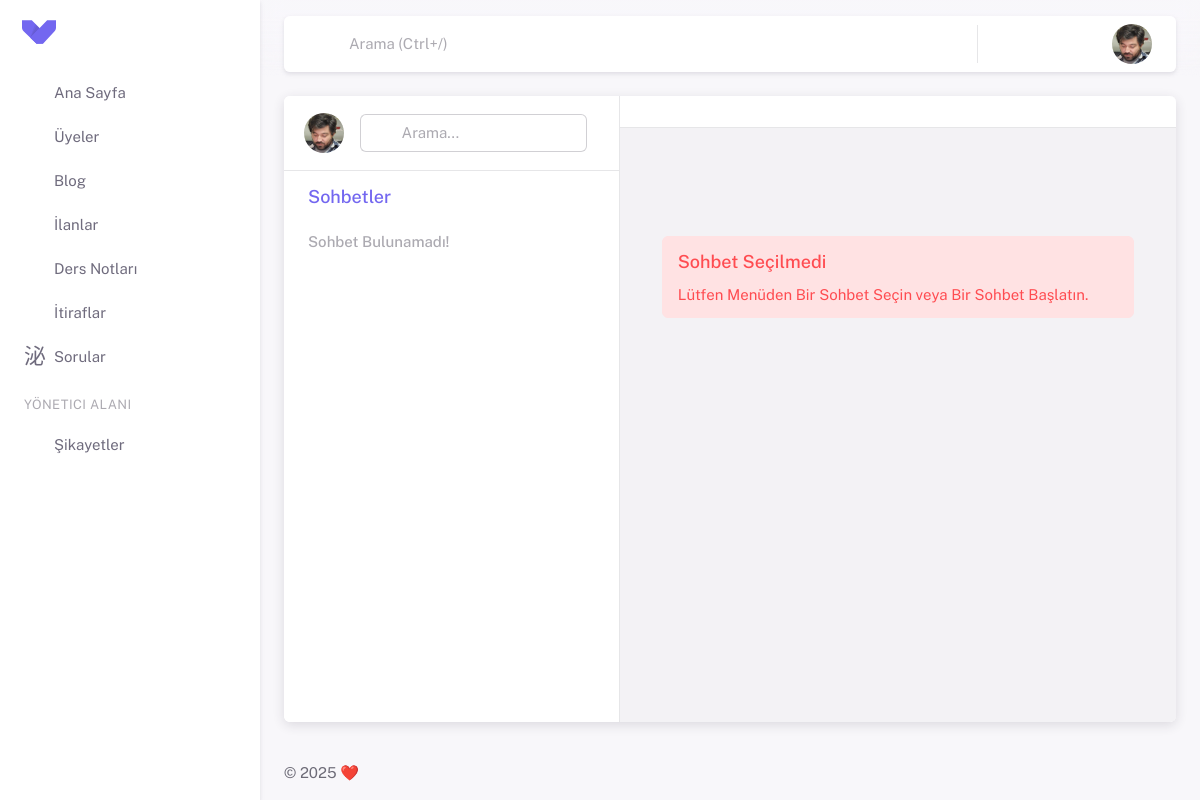
The page /chat/ (signed in) on the database as committed earlier.
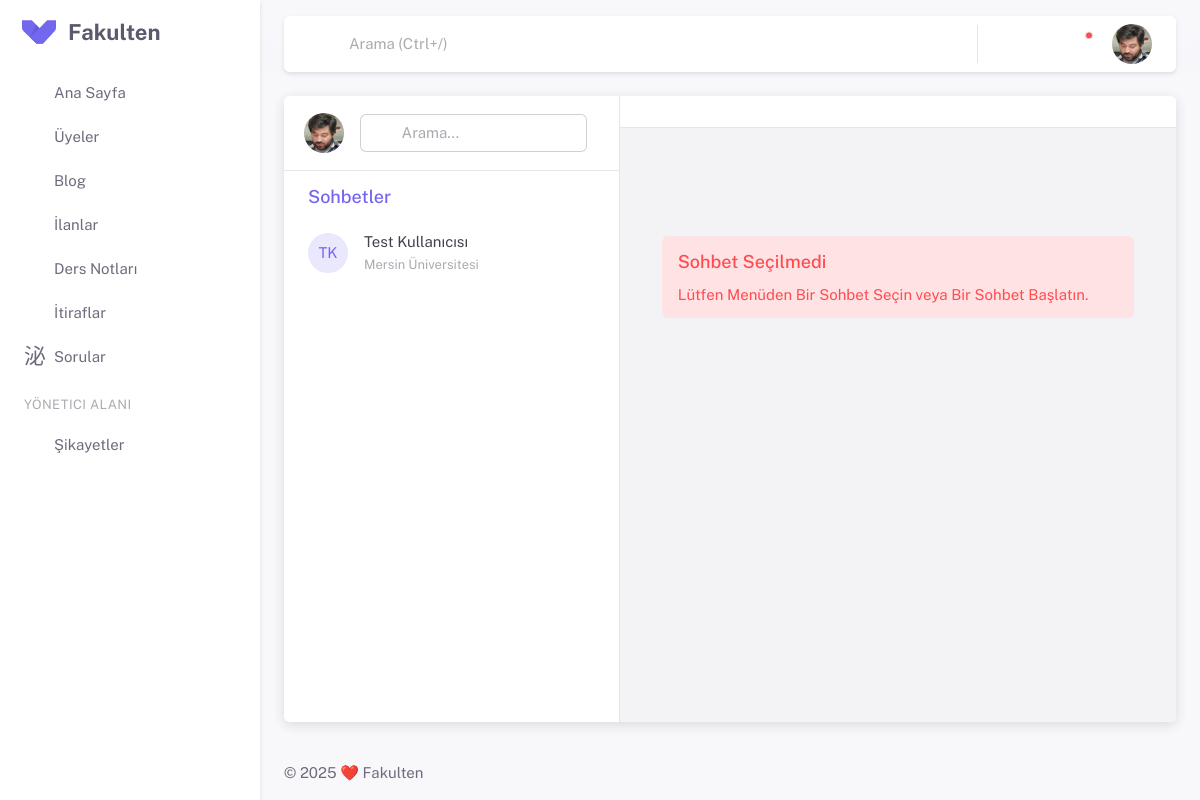
The same page on the database as committed later.
### apps/settings/models.py (models this page shows, shortened)
class SiteSettingsModel(models.Model):
    site_name = models.CharField(max_length=50, verbose_name="Site Adı")
    site_description = models.TextField(verbose_name="Site Açıklaması")
    class Meta:
        verbose_name = "Site Ayarı"
        verbose_name_plural = "Site Ayarları"

### apps/chat/models.py (models this page shows)
class Chat(models.Model):
    first_user = models.ForeignKey(settings.AUTH_USER_MODEL, on_delete=models.CASCADE, related_name="user_first")
    second_user = models.ForeignKey(settings.AUTH_USER_MODEL, on_delete=models.CASCADE, related_name="user_second")

### apps/profiles/models.py (models this page shows, shortened)
class EducationalInformationModel(models.Model):
    user = models.OneToOneField(settings.AUTH_USER_MODEL,
                             on_delete=models.CASCADE, related_name='educational_information', db_index=True)
    country = models.ForeignKey(inputs.CountriesModel,
                             on_delete=models.CASCADE, db_index=True)
    university = models.ForeignKey(inputs.UniversitiesModel,
                             on_delete=models.CASCADE, db_index=True)
    department = models.ForeignKey(inputs.DepartmentsModel,
                             on_delete=models.CASCADE, db_index=True)
    status = models.ForeignKey(inputs.StatusModel,
                             on_delete=models.CASCADE, db_index=True)

### apps/inputs/models.py (models this page shows)
class UniversitiesModel(models.Model):
    countries = models.ForeignKey(CountriesModel, on_delete=models.CASCADE)
    universities = models.CharField(max_length=255)
    def __str__(self):
        return self.universities

### apps/chat/views.py (the view)
# urls.py: path('', views.index, name="chat_index"),
def index(request):
    chats = Chat.objects.filter(
        Q(first_user=request.user) | Q(second_user=request.user)
    ).annotate(
        last_message_time=Max('message__timestamp')
    ).order_by('-last_message_time')
    chat_list = []
    for chat in chats:
        if Message.objects.filter(chat=chat).exists():
            is_read = not Message.objects.filter(chat=chat, receiver=request.user, is_read=False).exists()
            chat_list.append({'chat': chat, 'is_read': is_read})
    return render(request, 'chat/index.html', {'chats': chat_list})

### apps/comments/models.py (called while the page is built)
    def get_notifications_comment_context(self):
        context = {
        'message' : 'yorumunuza yorum yaptı.',
        'content_title' : self.text,
        'content_url' : reverse('comment_detail', kwargs={'comment_id': self.id}),
        }
        return context

    def get_notifications_like_context(self):
        context = {
        'message' : 'yorumunuzu beğendi.',
        'content_title' : self.text,
        'content_url' : reverse('comment_detail', kwargs={'comment_id': self.id}),
        }
        return context

### apps/chat/templates/chat/index.html (shortened to what this page needs)
{% extends 'partials/base.html' %} {% load static %} {% block extra_css %}
<link
   rel="stylesheet"
   href="{% static 'assets/vendor/css/pages/app-chat.css' %}"
   />
{% endblock extra_css %} {% block content %}
<div class="app-chat card overflow-hidden">
   <div class="row g-0">
      <div
         class="col app-chat-contacts app-sidebar flex-grow-0 overflow-hidden border-end"
         id="app-chat-contacts"
         >
         <div
            class="sidebar-header h-px-75 px-5 border-bottom d-flex align-items-center"
            >
            <div class="d-flex align-items-center me-6 me-lg-0">
               <div
                  class="flex-shrink-0 avatar me-4"
                  data-bs-toggle="sidebar"
                  data-overlay="app-overlay-ex"
                  data-target="#app-chat-sidebar-left"
                  >
                  {% if user.profile_photo.profile_photo %}
                  <img
                     class="user-avatar rounded-circle cursor-pointer"
                     src="{{ user.profile_photo.profile_photo.url }}"
                     alt="Avatar"
                     />
                  {%else%}
                  <span class="avatar-initial rounded-circle bg-label-primary">{{user.first_name|first}}{{user.last_name|first}}</span>
                  {%endif%}
               </div>
               <div class="flex-grow-1 input-group input-group-merge">
                  <span class="input-group-text" id="basic-addon-search31"
                     ><i class="ti ti-search"></i
                     ></span>
                  <input
                     type="text"
                     class="form-control chat-search-input"
                     placeholder="Arama..."
                     aria-label="Search..."
                     aria-describedby="basic-addon-search31"
                     />
               </div>
            </div>
         </div>
         <div class="sidebar-body">
            <h5 class="text-primary mb-0 mt-3 ms-6">Sohbetler</h5>
            <ul class="list-unstyled chat-contact-list py-2 mb-0" id="chat-list">
               {% for chat in chats %} {% if user == chat.chat.first_user %}
               <li
                  class="chat-contact-list-item d-flex align-items-center mb-1"
                  data-chat-id="{{chat.chat.id}}"
                  data-user-id="{{chat.chat.second_user.id}}"
                  id="user-{{chat.chat.second_user.id}}"
                  >
                  <div class="flex-shrink-0 avatar">
                     {% if chat.chat.second_user.profile_photo.profile_photo %}
                     <img
                        src="{{ chat.chat.second_user.profile_photo.profile_photo.url }}"
                        alt="Avatar"
                        class="rounded-circle"
                        />
                     {%else%}
                     <span class="avatar-initial rounded-circle bg-label-primary">{{chat.chat.second_user.first_name|first}}{{chat.chat.second_user.last_name|first}}</span>
                     {%endif%}
                  </div>
                  <div class="chat-contact-info flex-grow-1 ms-4">
                     <div class="d-flex justify-content-between align-items-center">
                        <h6 class="chat-contact-name text-truncate fw-normal m-0">
                           {{ chat.chat.second_user.first_name }} {{ chat.chat.second_user.last_name }}
                        </h6>
                     </div>
                     <small class="text-muted">
                     {{ chat.chat.second_user.educational_information.university }}
                     </small>
                  </div>
               </li>
               {% endif %}
               {%empty%}
               <li class="chat-contact-list-item" id="no_chat">
                  <h6 class="text-muted mb-0">Sohbet Bulunamadı!</h6>
               </li>
               {% endfor %}
            </ul>
         </div>
      </div>
      <div class="col app-chat-history">
         {% include 'chat/messages.html' %}
      </div>
   </div>
</div>
{% endblock content %}

### templates/partials/sidebar.html (shortened to what this page needs)
<aside id="layout-menu" class="layout-menu menu-vertical menu bg-menu-theme">
    <div class="app-brand demo">
      <a href="{% url 'home' %}" class="app-brand-link">
        <span class="app-brand-logo demo">
        </span>
        <span class="app-brand-text demo menu-text fw-bold">{{site_settings.site_name}}</span>
      </a>
      <a href="javascript:void(0);" class="layout-menu-toggle menu-link text-large ms-auto">
        <i class="ti menu-toggle-icon d-none d-xl-block align-middle"></i>
      </a>
    </div>
    {% with current_page=request.resolver_match.url_name %}
    <ul class="menu-inner py-1">
      <li class="menu-item {% if current_page == 'home' %} active{% endif %}">
        <a href="{% url 'home' %}" class="menu-link">
          <i class="menu-icon tf-icons ti ti-smart-home"></i>
          <div>Ana Sayfa</div>
        </a>
      </li>
      <li class="menu-item {% if current_page == 'members' %} active{% endif %}">
        <a href="{% url 'members' %}" class="menu-link">
          <i class="menu-icon tf-icons ti ti-user-search"></i>
          <div>Üyeler</div>
        </a>
      </li>
      <li class="menu-item {% if '/blogs/' in request.path %} active open{% endif %}">
        <a href="" class="menu-link menu-toggle">
          <i class="menu-icon tf-icons ti ti-blockquote"></i>
          <div>Blog</div>
        </a>
      </li>
      <li class="menu-item {% if '/marketplace/' in request.path %} active open{% endif %}">
        <a href="{% url 'marketplace' %}" class="menu-link menu-toggle">
          <i class="menu-icon tf-icons ti ti-building-store"></i>
          <div>İlanlar</div>
        </a>
      </li>
      <li class="menu-item {% if '/documents/' in request.path %} active open{% endif %}">
        <a href="" class="menu-link menu-toggle">
          <i class="menu-icon tf-icons ti ti-notebook"></i>
          <div>Ders Notları</div>
        </a>
      </li>
      <li class="menu-item {% if '/confessions/' in request.path %} active open{% endif %}">
        <a href="{% url 'confessions' %}" class="menu-link menu-toggle">
          <i class="menu-icon ti-icons ti ti-spy"></i>
          <div>İtiraflar</div>
        </a>
      </li>
      <li class="menu-item {% if '/questions/' in request.path %} active open{% endif %}">
        <a href="" class="menu-link menu-toggle">
          <i class="menu-icon ti-icons ti ti-message-2-question"></i>
          <div>Sorular</div>
        </a>
      </li>
      {% if user.is_superuser %}
      <li class="menu-header small">
        <span class="menu-header-text">Yönetici Alanı</span>
      </li>
      <li class="menu-item {% if '/complaints/' in request.path %} active open{% endif %}">
        <a href="{% url 'complaint_dashboard' %}" class="menu-link">
          <i class="menu-icon ti-icons ti ti-message-report"></i>
          <div>Şikayetler</div>
        </a>
      </li>
      {%endif%}
    </ul>
    {% endwith %}
  </aside>

### templates/partials/footer.html (shortened to what this page needs)
<footer class="content-footer footer bg-footer-theme">
  <div class="container-xxl">
    <div
      class="footer-container d-flex align-items-center justify-content-between py-4 flex-md-row flex-column">
      <div class="text-body">
        ©
        ❤️ <a href="#" target="_blank" class="footer-link">{{site_settings.site_name}}</a>
      </div>
    </div>
  </div>
</footer>

Rows that differ between the two databases and show on the page:
added SiteSettingsModel: site_name "Fakulten"
now on this page (row edited): Chat: chat.second_user.first_name|first "T", chat.second_user.last_name|first "K", chat.second_user.first_name "Test", chat.second_user.last_name "Kullanıcısı", chat.second_user.educational_information.university "Mersin Üniversitesi"
Other text that changed with them:
text no longer shown: "Sohbet Bulunamadı!"
